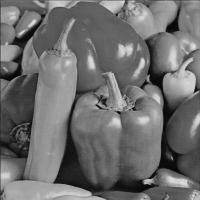
#> input picture 12.Compresion_de_Imagenes/images/imagen1.jpg, 200 x 200 px; the run also reads 2 pictures not shown here
$ jupyter execute --allow-errors Compresion_de_imagenes.ipynb   (shell and % lines are left out)
#> lines starting #> are read from the running program, lines starting #| are printed output that depends on the picture; after the words box and inside, x2 and y2 are one past the last pixel; in counts of white or black regions, pixels touching at a corner belong together
# Cargar Paquetes

# Segmentación de una imagen
La segmentación es el campo del procesamiento de imágenes que divide una imagen digital en varias partes (grupos de pixeles)

Esto permite simplificar la representación de una imagen. Por ejemplo
- Obtener una imagen binaria.
- Obtener los bordes de una imagen.

En este tema estudiaremos un conjunto de algoritmos para determinar la mejor representación de una imagen usando  2 o 3 tonalidades de grises.

Una manera de extraer objetos o partes de una imagen es seleccionar un umbral T:
1. Si la imagen es de formato 8 bits: entonces T=[0,255]
2. Si la imagen está normalizada: T=[0,1]

Para esto, consideremos la siguiente segmentación. Sea A una imagen a escala de grises. Entonces la imagen segmentada B se obtiene de la siguiente manera:

- B(x,y) = { a_1 si A(x,y) e T_1 , a_2 si A(x,y) e T_2 , ... , a_n si A(x,y) e T_n }
    - T_1, T_2 , ... , T_n son una partición de T, es decir, T_1 u T_2 u ... u T_n = T
    - a_1 , ... , a_n son elementos en T, es decir, a_i e T, i = 1, ... , n

Ejemplo: Transofmrada Binaria
- B(x,y) = { 0 si e [0,05[ , 1 si A(x,y) e [0,5,1] }

#> (a cell that did not finish here is left out)

[cell 2]
from scipy.fftpack import dct,idct
import numpy as np
from PIL import Image, ImageOps
import matplotlib.pyplot as plt
from scipy.io import savemat

# Umbral Simple y Compuesto

#> (a cell that did not finish here is left out)

[cell 4]
fig = plt.figure(figsize=(8,8))
A = Image.open("images/imagen1.jpg")
#> A is the input picture: PIL image 200x200 L; min 0, max 227, mean 109.9
A = np.array(A).astype(np.float64)/255
#> A: shape (200, 200) float64
fig.add_subplot(1,3,1).title.set_text("Imagen Original")
plt.imshow(A, cmap=plt.cm.gray)

m,n = np.shape(A)

#Caso 1: Umbral Simple
T = 0.5
B = np.zeros((m,n))
B[A>=T] = 1
B[A<T] = 0
fig.add_subplot(1,3,2).title.set_text("Imagen Umbral Simple")
plt.imshow(B, cmap=plt.cm.gray)

#Caso 2: Umbral Compuesto
T1 = 1/3
T2 = 2/3
C = np.zeros((m,n))
C[A>T2] = 1
C[(A<=T2) & (A>T1)] = 0.5
C[A<T1] = 0
fig.add_subplot(1,3,3).title.set_text("Imagen Umbral Compuesto")
plt.imshow(C, cmap=plt.cm.gray)

# La funcion del ruido en el procesamiento de imágenes usando umbrales

Si una imagen tiene una cantidad definida de escala de grises, el ruido en esta imagen modifica completamente este comportamiento. Este análisis se puede ver más claro usando el histograma de la imagen.

# Umbral e Histograma

#> (a cell that did not finish here is left out)

[cell 6]
fig = plt.figure(figsize=(8,8))
#Imagen Original
A = Image.open("images/imagen2.jpg")
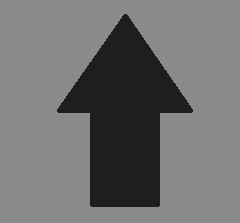
#> input picture 12.Compresion_de_Imagenes/images/imagen2.jpg, 240 x 223 px
#> A is the input picture: PIL image 240x223 RGB; min 22, max 146, mean 110.5
A = ImageOps.grayscale(A)
#> A: PIL image 240x223 L
A = np.array(A).astype(np.float64)/255
#> A: shape (223, 240) float64
fig.add_subplot(2,3,1).title.set_text("Imagen Original")
plt.imshow(A, cmap=plt.cm.gray)
m,n = np.shape(A)

#Imagen Con Ruido 1
factor = 0.2**2
B = A + factor*np.random.rand(m,n)

fig.add_subplot(2,3,2).title.set_text("Imagen Ruido 1")
plt.imshow(B, cmap=plt.cm.gray)

#Imagen con Ruido 2
factor = 0.5**2
C = A + factor*np.random.rand(m,n)
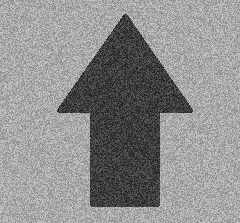
#> C: shape (223, 240) float64; min 0.0947, max 0.802, mean 0.558

fig.add_subplot(2,3,3).title.set_text("Imagen con Ruido 2")
plt.imshow(C, cmap=plt.cm.gray)

#Histogram 1
fig.add_subplot(2,3,4).title.set_text("Histograma Original")
plt.hist(A.reshape(-1),bins=256)


#Histogram 2
fig.add_subplot(2,3,5).title.set_text("Histograma con Ruido 1")
plt.hist(B.reshape(-1),bins=256)

#Histogram 3
fig.add_subplot(2,3,6).title.set_text("Histograma con Ruido 2")
plt.hist(C.reshape(-1),bins=256)

plt.show()
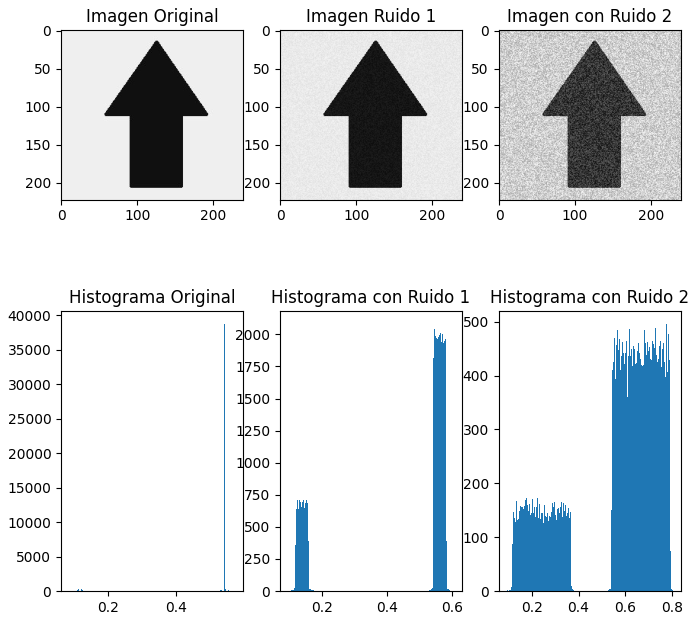
#> figure drawn by matplotlib, 6 panels; panel 4: tallest bar 38693 high, from x = 0.54 to 0.542; panel 5: tallest bar 2078 high, from x = 0.561 to 0.563; panel 6: tallest bar 495 high, from x = 0.774 to 0.777

# Algoritmos para detectar el umbral óptimo
## Método de umbral Glboal Básico
- Este algoritmo se utiliza cuando los valores de los pixeles son separados en 2 grupos bien definidos. Este algoritmo se comporta de la siguiente manera:
    - Paso 1: Seleccionar un valor inicial de umbral T^(0)
    - Paso 2: Para k = 0,1,2,...
    - Paso 3: Usando T^(k), vamos a dividir la imagen en 2 bloques:
        - B1: Intensidad mayor que T^(k)
        - B2: Intensidad menor o igual que T^(k)
    - Paso 4: Calcule el promedio de intensidad de la imagen original, usando cada bloque. Sea m, el promedio usando el bloque 1 (B1) y sea m2 el promedio usando el bloque (B2)
    - Paso 5: Actualizar el valor del umbral
        - T^(k+1) = (1/2)(m1+m2)
    - Paso 6: Si |T^(k+1) - T^(k)| < tolerancia, detenerse. En caso contrario, k = k+1 y repetir los pasos del 3 al 6.

#> (a cell that did not finish here is left out)

[cell 8]
fig = plt.figure(figsize=(8,8))
#Imagen Original
A = Image.open("images/imagen3.jpg")
A = ImageOps.grayscale(A)
A = np.array(A).astype(np.float64)/255
#> A: shape (223, 240) float64
fig.add_subplot(2,2,1).title.set_text("Imagen Original")
plt.imshow(A, cmap=plt.cm.gray)
m,n = np.shape(A)

#Histograma Imagen Original
fig.add_subplot(2,2,2).title.set_text("Histograma Original")
plt.hist(A.reshape(-1), bins=256)

#Método 1: Umbral Simple (Binaria)
T = 0.5
C1 = np.zeros((m,n))
C1[A>T] = 1
C1[A<=T] = 0
fig.add_subplot(2,2,3).title.set_text("Umbral con T=" + str(T))
plt.imshow(C1, cmap=plt.cm.gray)

#Método 2: Umbral Global Básico

iter = 15
for i in range(iter):

    #P1: Dividir la imagen en 2 bloques
    B1 = A>T
    B2 = A<=T

    #P2: Calcular el promedio de intensidad de cada bloque
    sum1 = B1.sum()

    sum2 = B2.sum()

    G1 = np.zeros((m,n))
    G2 = np.zeros((m,n))


    G1 = A*B1
    G2 = A*B2

    m1 = G1.sum()/sum1
    m2 = G2.sum()/sum2

    T = 0.5 * (m1+m2)
#> this loop made 15 passes
#> (sum1, sum2, m1, m2, T) on passes 1 to 8: (33903, 19617, 0.55, 0.227, 0.388), (39859, 13661, 0.539, 0.117, 0.328), (39870, 13650, 0.539, 0.116, 0.328), (39870, 13650, 0.539, 0.116, 0.328), (39870, 13650, 0.539, 0.116, 0.328), (39870, 13650, 0.539, 0.116, 0.328), (39870, 13650, 0.539, 0.116, 0.328), (39870, 13650, 0.539, 0.116, 0.328)
#> pass 1, `B1 = A>T`:
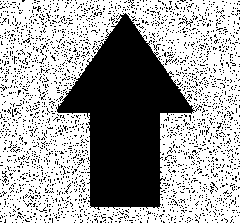
#> B1: shape (223, 240) bool; 63.3% white; 2523 black regions (2520 under 20 px), largest, box (x1, y1, x2, y2) and area: (56, 13, 202, 210) 13929, (182, 17, 193, 27) 26, (10, 144, 20, 153) 20
#> pass 1, `G1 = A*B1`:
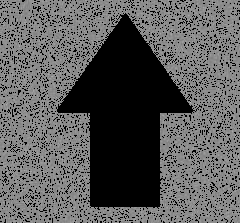
#> G1: shape (223, 240) float64; min 0, max 0.761, mean 0.348
#> pass 1, `G2 = A*B2`:
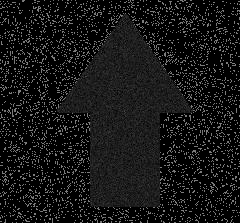
#> G2: shape (223, 240) float64; min 0, max 0.498, mean 0.0831

C2 = np.zeros((m,n))
C2[A>T] = 1
C2[A<=T] = 0
fig.add_subplot(2,2,4).title.set_text("Umbral con T=" + str(T))
plt.imshow(C2, cmap=plt.cm.gray)


plt.show()
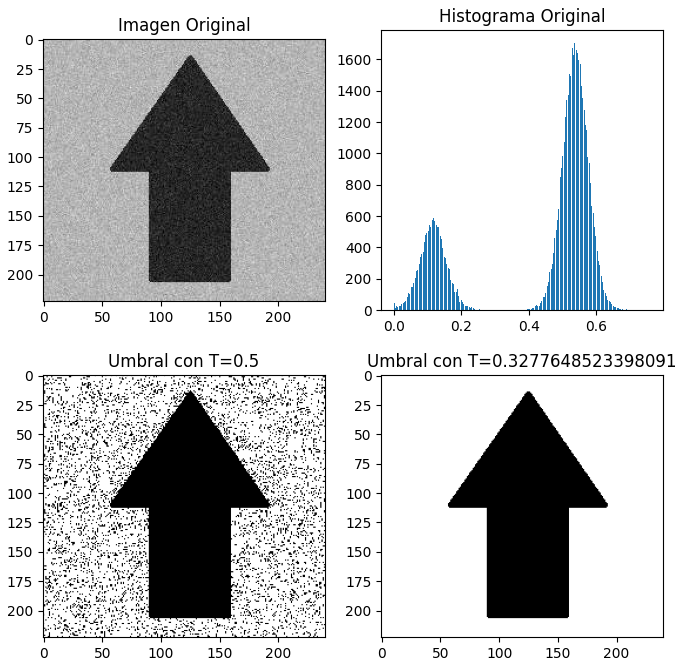
#> figure drawn by matplotlib, 4 panels; panel 2: tallest bar 1703 high, from x = 0.535 to 0.538

## Método de Otsu para determinar el valor del umbral
- Este método se tuilzia para realizar umbrales de imagenes de manera automática.
- En la forma más simple, el algoritmo devuelve un umbral de intensidad único que separa los pixeles en 2 clases: Primer plano y Fondo.
- Este umbral se determina maximizando la varianza entre clases
- Ademas, este método es más eficiente que el método del umbral básico global, porque no necesita que los valroes de intensidad esten separados en 2 bloques.

### Algoritmo de Otsu
- Valor inicial: A e R^(mxn) en escala de grises en formato de 8 bits
- Salida: Parámetro T, que representa el valor del umbral

ö = sigma

- Paso 0: Calcular el histograma de A. Sea q e R^(256) que contiene la cantidad de intensidad de la imagen A.
- Paso 1: Calcular el histograma normalizado, h e R^(256).
    - h = (1/(m*n))*q
- Paso 2: Calcular el vector de suma acumulada del histograma normalizado, p e R^(256), p=[p0,p1,...,p255], donde:
    - Pk = sum[i=0,k] (h*c_i)
- Paso 3: Calcular el vector de suma acumulada con peso:
    - (m_c)_k = sum[i=0,k] (i*h*c_i), m_c = [(m_c)_0, (m_c)_1,...,(m_c)_255]
- Paso 4: Calcular el valor máximo de m_c. Lo llamaremos m_g e R.
    - m_g = max(m_c)_k , k = 0,...,255 = (m_c)_255
- Paso 5: Calcular el vector de varianza entre clases. (ö_b)^2 e R^256.
    - ((ö_b)^2)_k = [m_g * p_k - (m_c)_k]^2 / p_k (1-p_k)
- Paso 6: El umbral óptimo es el valor donde se alcanza el máximo vector (ö_b)^2, es decir
    - (ö_b)_T = max k=0,..,255 ((ö_b)^2)_k

#> (a cell that did not finish here is left out)

[cell 10]
fig = plt.figure(figsize=(8,8))
#Imagen Original
A = Image.open("images/imagen4.jpg")
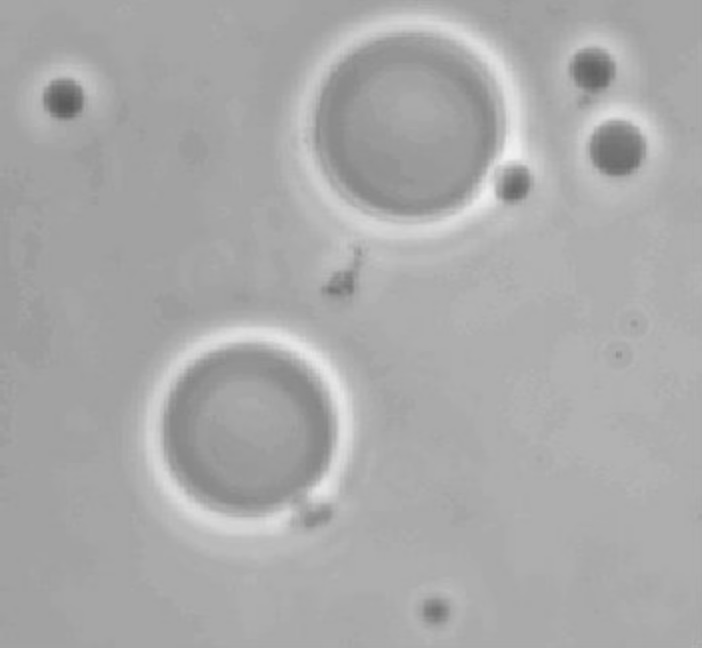
#> input picture 12.Compresion_de_Imagenes/images/imagen4.jpg, 702 x 648 px
#> A is the input picture: PIL image 702x648 RGB; min 90, max 242, mean 169.6
A = ImageOps.grayscale(A)
#> A: PIL image 702x648 L
A = np.array(A).astype(np.float64)
#> A: shape (648, 702) float64
fig.add_subplot(2,2,1).title.set_text("Imagen Original")
plt.imshow(A, cmap=plt.cm.gray)
m,n = np.shape(A)

#Histograma Imagen Original
fig.add_subplot(2,2,2).title.set_text("Histograma Original")
plt.hist(A.reshape(-1), bins=256)

#Método 2: Umbral Global Básico
T = 165
iter = 15
for i in range(iter):

    #P1: Dividir la imagen en 2 bloques
    B1 = A>T
    B2 = A<=T

    #P2: Calcular el promedio de intensidad de cada bloque
    sum1 = B1.sum()

    sum2 = B2.sum()

    G1 = np.zeros((m,n))
    G2 = np.zeros((m,n))


    G1 = A*B1
    G2 = A*B2

    m1 = G1.sum()/sum1
    m2 = G2.sum()/sum2

    T = 0.5 * (m1+m2)
#> this loop made 15 passes
#> (sum1, sum2, m1, m2, T) on passes 1 to 8: (288771, 166125, 176.4, 157.9, 167.1), (251262, 203634, 177.9, 159.4, 168.6), (246317, 208579, 178.1, 159.6, 168.9), (246317, 208579, 178.1, 159.6, 168.9), (246317, 208579, 178.1, 159.6, 168.9), (246317, 208579, 178.1, 159.6, 168.9), (246317, 208579, 178.1, 159.6, 168.9), (246317, 208579, 178.1, 159.6, 168.9)
#> pass 1, `B1 = A>T`:
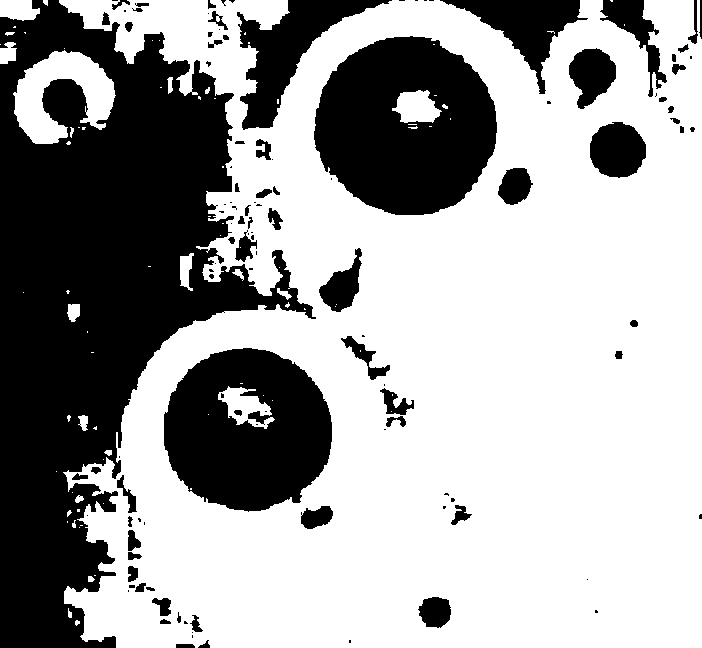
#> B1: shape (648, 702) bool; 63.5% white; 119 black regions (55 under 20 px), largest, box (x1, y1, x2, y2) and area: (0, 0, 316, 648) 95376, (314, 36, 497, 215) 24100, (164, 348, 332, 512) 20281
#> pass 1, `G1 = A*B1`:
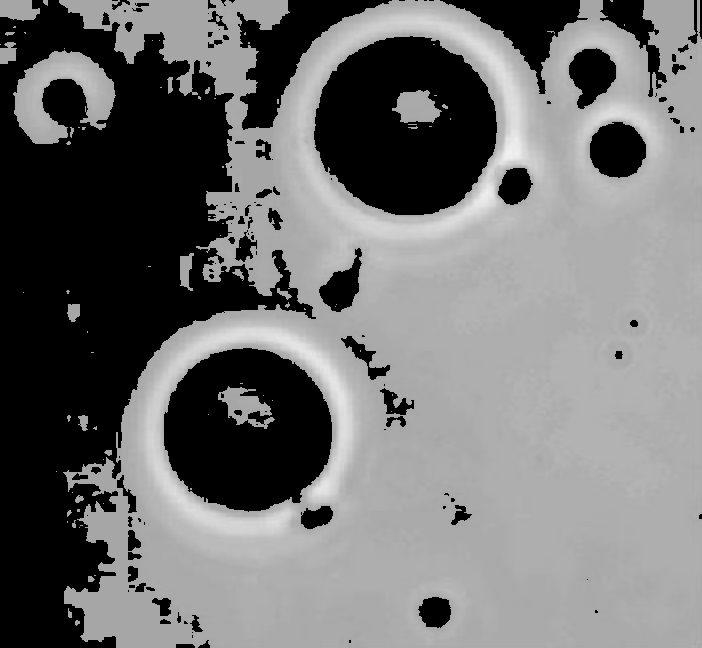
#> G1: shape (648, 702) float64; min 0, max 242, mean 112

C2 = np.zeros((m,n))
C2[A>T] = 1
C2[A<=T] = 0
fig.add_subplot(2,2,3).title.set_text("Umbral con T=" + str(T))
plt.imshow(C2, cmap=plt.cm.gray)

#Método de Otus
#Paso 0
q = np.histogram(A,bins=256, range=(0,255))[0]
#> q = 256 values, max 51391 at index 162, min 0 at index 0, mean 1776.9

#Paso 1
h = (1/(m*n))*q
#> h = 256 values, max 0.113 at index 162, min 0 at index 0, mean 0.00391
#> (the rest of the program and of its run is left out)
